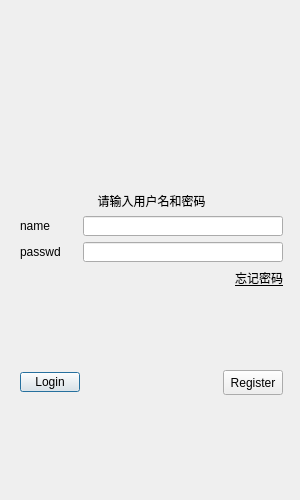
<?xml version="1.0" encoding="UTF-8"?>
<ui version="4.0">
 <class>LoginDialog</class>
 <widget class="QDialog" name="LoginDialog">
  <property name="geometry">
   <rect>
    <x>0</x>
    <y>0</y>
    <width>300</width>
    <height>500</height>
   </rect>
  </property>
  <property name="minimumSize">
   <size>
    <width>300</width>
    <height>500</height>
   </size>
  </property>
  <property name="maximumSize">
   <size>
    <width>300</width>
    <height>500</height>
   </size>
  </property>
  <property name="windowTitle">
   <string>Login</string>
  </property>
  <widget class="QWidget" name="verticalLayoutWidget">
   <property name="geometry">
    <rect>
     <x>10</x>
     <y>10</y>
     <width>283</width>
     <height>471</height>
    </rect>
   </property>
   <layout class="QVBoxLayout" name="verticalLayout">
    <property name="sizeConstraint">
     <enum>QLayout::SizeConstraint::SetDefaultConstraint</enum>
    </property>
    <property name="topMargin">
     <number>10</number>
    </property>
    <property name="bottomMargin">
     <number>10</number>
    </property>
    <item>
     <spacer name="verticalSpacer_3">
      <property name="orientation">
       <enum>Qt::Orientation::Vertical</enum>
      </property>
      <property name="sizeHint" stdset="0">
       <size>
        <width>20</width>
        <height>40</height>
       </size>
      </property>
     </spacer>
    </item>
    <item alignment="Qt::AlignmentFlag::AlignHCenter|Qt::AlignmentFlag::AlignVCenter">
     <widget class="QLabel" name="avatar">
      <property name="enabled">
       <bool>true</bool>
      </property>
      <property name="maximumSize">
       <size>
        <width>150</width>
        <height>150</height>
       </size>
      </property>
      <property name="layoutDirection">
       <enum>Qt::LayoutDirection::LeftToRight</enum>
      </property>
      <property name="text">
       <string/>
      </property>
      <property name="pixmap">
       <pixmap resource="resources.qrc">:/images/avatar.png</pixmap>
      </property>
      <property name="scaledContents">
       <bool>true</bool>
      </property>
      <property name="alignment">
       <set>Qt::AlignmentFlag::AlignCenter</set>
      </property>
     </widget>
    </item>
    <item>
     <spacer name="verticalSpacer">
      <property name="orientation">
       <enum>Qt::Orientation::Vertical</enum>
      </property>
      <property name="sizeHint" stdset="0">
       <size>
        <width>20</width>
        <height>40</height>
       </size>
      </property>
     </spacer>
    </item>
    <item>
     <widget class="QLabel" name="login_tip">
      <property name="text">
       <string>请输入用户名和密码</string>
      </property>
      <property name="alignment">
       <set>Qt::AlignmentFlag::AlignCenter</set>
      </property>
     </widget>
    </item>
    <item>
     <layout class="QHBoxLayout" name="horizontalLayout_name">
      <property name="leftMargin">
       <number>10</number>
      </property>
      <property name="rightMargin">
       <number>10</number>
      </property>
      <item>
       <widget class="QLabel" name="name_label">
        <property name="maximumSize">
         <size>
          <width>60</width>
          <height>30</height>
         </size>
        </property>
        <property name="text">
         <string>name </string>
        </property>
       </widget>
      </item>
      <item>
       <widget class="QLineEdit" name="name_text">
        <property name="maximumSize">
         <size>
          <width>200</width>
          <height>20</height>
         </size>
        </property>
       </widget>
      </item>
     </layout>
    </item>
    <item>
     <layout class="QHBoxLayout" name="horizontalLayout_passwd">
      <property name="leftMargin">
       <number>10</number>
      </property>
      <property name="rightMargin">
       <number>10</number>
      </property>
      <item>
       <widget class="QLabel" name="passwd_label">
        <property name="maximumSize">
         <size>
          <width>60</width>
          <height>30</height>
         </size>
        </property>
        <property name="text">
         <string>passwd</string>
        </property>
       </widget>
      </item>
      <item>
       <widget class="QLineEdit" name="passwd_text">
        <property name="maximumSize">
         <size>
          <width>200</width>
          <height>20</height>
         </size>
        </property>
        <property name="echoMode">
         <enum>QLineEdit::EchoMode::Password</enum>
        </property>
       </widget>
      </item>
     </layout>
    </item>
    <item>
     <layout class="QHBoxLayout" name="horizontalLayout">
      <property name="rightMargin">
       <number>10</number>
      </property>
      <item>
       <spacer name="horizontalSpacer_2">
        <property name="orientation">
         <enum>Qt::Orientation::Horizontal</enum>
        </property>
        <property name="sizeHint" stdset="0">
         <size>
          <width>40</width>
          <height>20</height>
         </size>
        </property>
       </spacer>
      </item>
      <item>
       <widget class="ClickedLabel" name="forget_label">
        <property name="font">
         <font>
          <underline>true</underline>
         </font>
        </property>
        <property name="text">
         <string>忘记密码</string>
        </property>
       </widget>
      </item>
     </layout>
    </item>
    <item>
     <spacer name="verticalSpacer_2">
      <property name="orientation">
       <enum>Qt::Orientation::Vertical</enum>
      </property>
      <property name="sizeHint" stdset="0">
       <size>
        <width>20</width>
        <height>40</height>
       </size>
      </property>
     </spacer>
    </item>
    <item>
     <layout class="QHBoxLayout" name="horizontalLayout_btn">
      <property name="leftMargin">
       <number>10</number>
      </property>
      <property name="rightMargin">
       <number>10</number>
      </property>
      <property name="bottomMargin">
       <number>0</number>
      </property>
      <item>
       <widget class="QPushButton" name="login_btn">
        <property name="minimumSize">
         <size>
          <width>60</width>
          <height>20</height>
         </size>
        </property>
        <property name="maximumSize">
         <size>
          <width>60</width>
          <height>20</height>
         </size>
        </property>
        <property name="text">
         <string>Login</string>
        </property>
       </widget>
      </item>
      <item>
       <spacer name="horizontalSpacer">
        <property name="orientation">
         <enum>Qt::Orientation::Horizontal</enum>
        </property>
        <property name="sizeHint" stdset="0">
         <size>
          <width>40</width>
          <height>20</height>
         </size>
        </property>
       </spacer>
      </item>
      <item>
       <widget class="QPushButton" name="register_btn">
        <property name="minimumSize">
         <size>
          <width>60</width>
          <height>25</height>
         </size>
        </property>
        <property name="maximumSize">
         <size>
          <width>60</width>
          <height>25</height>
         </size>
        </property>
        <property name="text">
         <string>Register</string>
        </property>
       </widget>
      </item>
     </layout>
    </item>
    <item>
     <spacer name="verticalSpacer_4">
      <property name="orientation">
       <enum>Qt::Orientation::Vertical</enum>
      </property>
      <property name="sizeHint" stdset="0">
       <size>
        <width>20</width>
        <height>40</height>
       </size>
      </property>
     </spacer>
    </item>
   </layout>
  </widget>
 </widget>
 <customwidgets>
  <customwidget>
   <class>ClickedLabel</class>
   <extends>QLabel</extends>
   <header>ClickedLabel.h</header>
  </customwidget>
 </customwidgets>
 <resources>
  <include location="resources.qrc"/>
 </resources>
 <connections/>
</ui>
